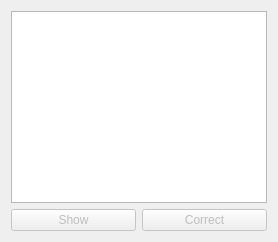
<?xml version="1.0" encoding="UTF-8"?>
<ui version="4.0">
 <class>VerseChecker</class>
 <widget class="QWidget" name="VerseChecker">
  <property name="windowTitle">
   <string>Verse Checker</string>
  </property>
  <layout class="QVBoxLayout" name="VLVerseChecker">
   <item>
    <widget class="QPlainTextEdit" name="PTEVerseText"/>
   </item>
   <item>
    <layout class="QHBoxLayout" name="HLButtons">
     <item>
      <widget class="QPushButton" name="PBWrong">
       <property name="enabled">
        <bool>false</bool>
       </property>
       <property name="text">
        <string>Show</string>
       </property>
      </widget>
     </item>
     <item>
      <widget class="QPushButton" name="PBCorrect">
       <property name="enabled">
        <bool>false</bool>
       </property>
       <property name="text">
        <string>Correct</string>
       </property>
      </widget>
     </item>
    </layout>
   </item>
  </layout>
 </widget>
 <resources/>
 <connections/>
</ui>
